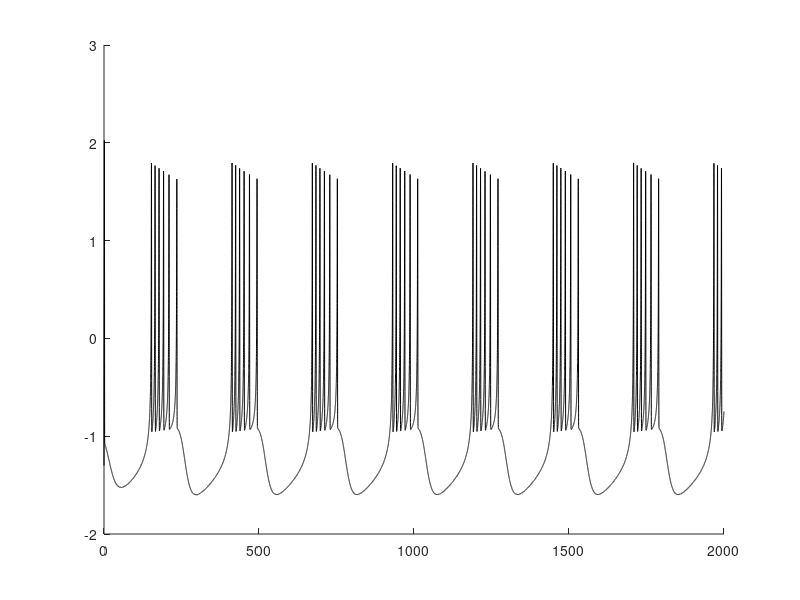

Write the MATLAB code that produced this figure.

% Matlab script automatically generated from a LEMS/SOM description

function hr_regular()
    %Integrate the hr_regular model using matlab odesuite

    X_ = integrate();

    generate_plots(X_)


end

function X = integrate()

    %parameter list for your convenience
    a = 1.0;
    c = -3.0;
    b = 3.0;
    d = 5.0;
    I = 5.0;
    s = 4.0;
    r = 0.002;
    y0 = -1.0;
    x0 = -1.3;
    x1 = -1.3;
    z0 = 1.0;
    SEC = 1.0;


    %assemble parameter array    
    pars = [a, c, b, d, I, s, r, y0, x0, x1, z0, SEC, ];
    
    %initial conditions
    x0_ = [y0, x0, z0, ];
    
   
    t_start = 0;
    t_end = 2000.0;
    dt = 0.05;
    tint = t_start:dt:t_end;
    options = odeset('RelTol', 1e-6);
    [tout, xout] = ode45(@(t, x) dxdt(t, x, pars), tint, x0_, options);



    X = [tout, xout];

end


function xdot = dxdt(t, state, pars)
    xdot = zeros(length(state),1);

    y = state(1);
    x = state(2);
    z = state(3);


    a = pars(1);
    c = pars(2);
    b = pars(3);
    d = pars(4);
    I = pars(5);
    s = pars(6);
    r = pars(7);
    y0 = pars(8);
    x0 = pars(9);
    x1 = pars(10);
    z0 = pars(11);
    SEC = pars(12);


    psi = c - d .* x .^ 2 - y;
    phi = y - a .* x .^ 3 + b .* x .^ 2 + I;
    rho = s .* (x - x1) - z;


    xdot(1) = psi ./ SEC;
    xdot(2) = (phi - z) ./ SEC;
    xdot(3) = r .* rho ./ SEC;

end

function generate_plots(X)

    t = X(:, 1);
    y = X(:, 2);
    x = X(:, 3);
    z = X(:, 4);

    figure(1);
    hold on;
    % uncomment below to bypass autoscaling
    %axis([0.0, 2100.0, -3.0, 3.0])
    plot(t, x, 'Color', hex2rgb('#000000'))

end


function c = hex2rgb(hexstring)
    f = @(i) hex2dec(hexstring(i:i+1))/255;
    c = arrayfun(f, 2:2:6);
end
